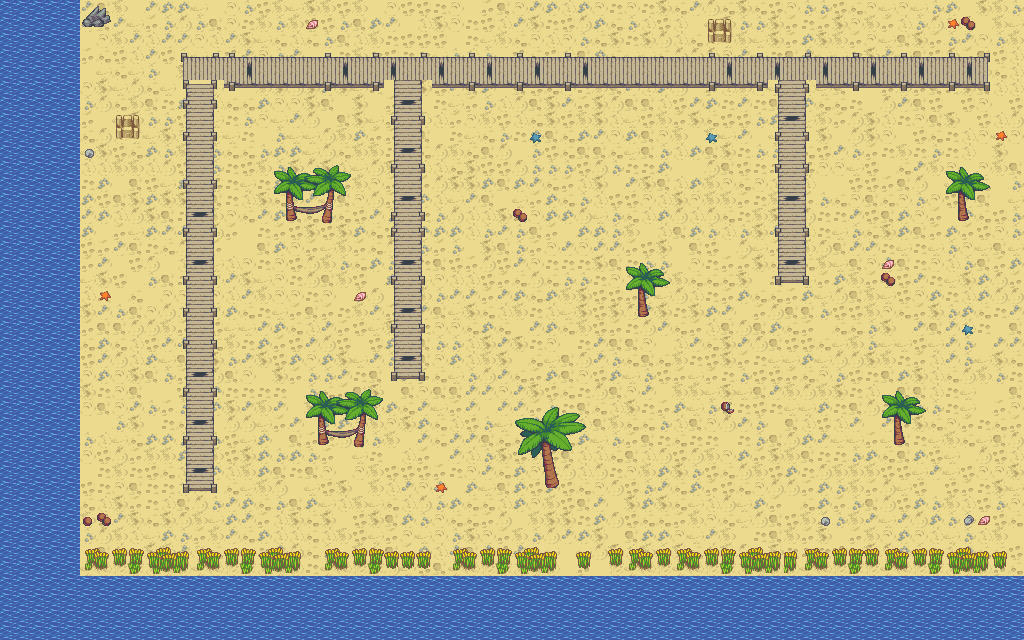

A 2D game scene composited from a Tiled map and its tileset images. What follows is a short description and the map's XML, with each tile layer's data collapsed to a summary:
An orthogonal 64x40 tile map with 16x16 px tiles, 2 tile layers (Tile Layer 1, Tile Layer 2) and 8 objects.

<map version="1.10" tiledversion="1.10.2" orientation="orthogonal" renderorder="right-down" width="64" height="40" tilewidth="16" tileheight="16" infinite="0" nextlayerid="4" nextobjectid="9">
 <tileset firstgid="1" source="beachbeach.tsx" />
 <objectgroup id="3" name="Object Layer 1">
  <object id="1" x="0.59883" y="0" width="77.848" height="638.353" />
  <object id="2" x="80.8421" y="577.871" width="941.96" height="61.0807" />
  <object id="3" x="273.067" y="160.487" width="79.6444" height="60.4819" />
  <object id="4" x="303.008" y="384.449" width="80.2433" height="64.6737" />
  <object id="5" x="509.006" y="402.414" width="80.8421" height="95.214" />
  <object id="6" x="622.784" y="256.299" width="47.9064" height="64.6737" />
  <object id="7" x="933.577" y="162.283" width="63.476" height="64.0749" />
  <object id="8" x="870.699" y="382.054" width="59.883" height="65.8713" />
 </objectgroup>
 <layer id="1" name="Tile Layer 1" width="64" height="40">
  <data>[2560 cells, 2560 non-empty, 16 distinct tile ids]</data>
 </layer>
 <layer id="2" name="Tile Layer 2" width="64" height="40">
  <data>[2560 cells, 557 non-empty, 116 distinct tile ids]</data>
 </layer>
</map>
